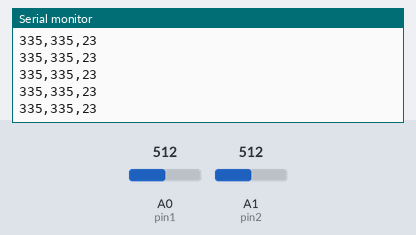
A sketch run on a simulated Arduino Uno, built with avr-gcc and run on an emulated ATmega328P. Shown: the last lines printed to the serial monitor. The test bench sets the inputs (shaded band); at power-on: A0 (pin1) = 512, A1 (pin2) = 512.

Above: at 1.2 s.
1.3 s: A0 (pin1) set to 140
At 2.1 s:
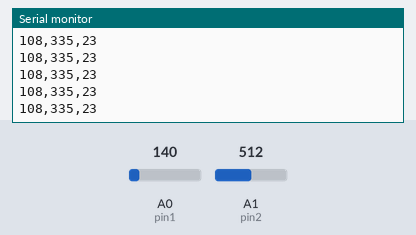
4.3 s: A0 (pin1) set to 118
At 5.2 s:
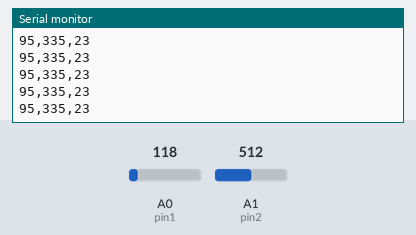
Timing chart, 0 to 7.3 s (numbered marks = the images above; inputs shaded):
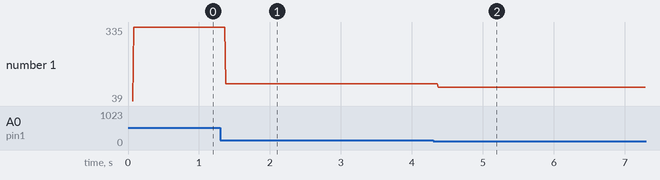

The sketch:

lectura_total.ino
```cpp
bool enablePin1 = true;
bool enablePin2 = true;

const int pin1 = 0; // Pin analógico 0
const int pin2 = 1; // Pin analógico 1

const int analogPinPos = 3; // Pin analógico donde está conectado el punto positivo del puente
const int analogPinNeg = 4; // Pin analógico donde está conectado el punto negativo del puente

const int referenceVoltage1 = 0;
const int referenceVoltage2 = 0;
const int temperatureIncrement = 8;
const int numSamples = 2000;

int muxPins[3] = {2, 3, 4}; // Pines para controlar el multiplexor
int muxPins2[3] = {5, 6, 7};

int Temp1 = 0;
int Temp2 = 0;
int Ta = 0;
volatile bool newDataFlag = false;  // Bandera para indicar nuevos datos desde Python


int canal_seleccionado = 0;
int escala_seleccionada = 0;
bool canal1_seleccionado = false;
bool canal2_seleccionado = false;


void setup() {
  Serial.begin(9600);

  pinMode(pin1, INPUT);
  pinMode(pin2, INPUT);

  pinMode(analogPinPos, INPUT);
  pinMode(analogPinNeg, INPUT);

  // Configura los pines del multiplexor como salidas
  for (int i = 0; i < 3; i++) {
    pinMode(muxPins[i], OUTPUT);
    pinMode(muxPins2[i], OUTPUT);
  }

  Serial.println("init ok");
}

void recibirDatosDesdePython() {
  if (Serial.available() > 0) {
    String mensajeRecibido = Serial.readStringUntil('\n');

    if (mensajeRecibido.length() > 0) {
      // Dividir el mensaje en partes usando comas como delimitador
      String partes[4];
      int posComa = -1;

      for (int i = 0; i < 4; i++) {
        int nuevaPosComa = mensajeRecibido.indexOf(',', posComa + 1);

        if (nuevaPosComa != -1) {
          partes[i] = mensajeRecibido.substring(posComa + 1, nuevaPosComa);
          partes[i].trim();
          posComa = nuevaPosComa;
        } else {
          // Si no se encuentra una coma, se detiene el bucle
          break;
        }
      }

      escala_seleccionada = atoi(partes[0].c_str());
      canal_seleccionado = atoi(partes[1].c_str());
      canal1_seleccionado = partes[2] == "True";
      canal2_seleccionado = partes[3] == "True";


      newDataFlag = true;
    }
  }
}

void procesarDatos() {
  // Actualizar las variables en el Arduino con los valores recibidos
  if (canal_seleccionado == 1) {
     controlarMultiplexor(1, escala_seleccionada);

  } else if (canal_seleccionado == 2) {
    controlarMultiplexor(2, escala_seleccionada);
  }
  enablePin1 = canal1_seleccionado;
  enablePin2 = canal2_seleccionado;

}

void controlarMultiplexor(int muxNumber, int value) {
  if (value >= 0 && value <= 5) {
    int *muxPinsToControl = (muxNumber == 1) ? muxPins : muxPins2;
    for (int i = 0; i < 3; i++) {
      digitalWrite(muxPinsToControl[i], bitRead(value, i));
    }
  } else {
    //Serial.print("Valor del multiplexor ");
    //Serial.print(muxNumber);
    //Serial.println(" no válido.");
  }
}

void leerDatosDesdePython(){
  Serial.print(Temp1);
  Serial.print(",");
  Serial.print(Temp2);
  Serial.print(",");
  Ta=23;
  Serial.println(Ta);
}


void lecturaAnalogico(int pin1, int pin2) {
  unsigned long startTime1 = micros(); // Tiempo de inicio para pin1
  unsigned long startTime2 = micros(); // Tiempo de inicio para pin2

  int analogVoltage1;
  int analogVoltage2;

  for (int i = 0; i < numSamples; i++) {
    if (enablePin1) {
      while (micros() - startTime1 < 500) {
        // Espera hasta que hayan transcurrido 500 microsegundos
      }
      int analog1rawvalue = analogRead(pin1);
      analogVoltage1 = map(analog1rawvalue, 0, 1023, 0, 5000); // Mapear a mV
      // Puedes hacer algo con analogVoltage1 si es necesario
      startTime1 = micros(); // Establecer el próximo tiempo de inicio para pin1
  }

    if (enablePin2) {
      while (micros() - startTime2 < 500) {
        // Espera hasta que hayan transcurrido 500 microsegundos
      }
      int analog2rawvalue = analogRead(pin2);
      analogVoltage2 = map(analog2rawvalue, 0, 1023, 0, 5000); // Mapear a mV
      // Puedes hacer algo con analogVoltage2 si es necesario
      startTime2 = micros(); // Establecer el próximo tiempo de inicio para pin2
    }

    int Temperature1 = int((analogVoltage1 - referenceVoltage1) / temperatureIncrement);
    int Temperature2 = int((analogVoltage2 - referenceVoltage2) / temperatureIncrement);

    Temp1 = Ta + Temperature1;
    Temp2 = Ta + Temperature2;
  leerDatosDesdePython();

  }
}

// Función para calcular y mostrar la temperatura
void calcularTemperaturaAmbiente() {
  // Leer valores analógicos de los pines del puente
  int lecturaPositiva = analogRead(analogPinPos);
  int lecturaNegativa = analogRead(analogPinNeg);

  int lecturaVoltagePositivo = map(lecturaPositiva, 0, 1023, 0, 5000);
  int lecturaVoltagenegativo =map(lecturaNegativa, 0, 1023, 0, 5000);

  // Calcular la diferencia de voltaje en milivoltios
  int diferenciaVoltaje = (lecturaVoltagePositivo - lecturaVoltagenegativo);

  float resistance = (diferenciaVoltaje * 2000.0) / (10.0 - diferenciaVoltaje);
  float inv_T = 1.0 / 296.15 + (1.0 / 3950.0) * log(resistance / 2000.0);
  float tempK = 1.0 / inv_T;
  Ta = int(tempK - 273.15);

  // Imprimir el resultado
  Serial.print("Diferencia de Voltaje (mV): ");
  Serial.print(diferenciaVoltaje);
  Serial.print("   Temperatura (°C): ");
  Serial.println(Ta);

}
void loop() {
  calcularTemperaturaAmbiente();
  lecturaAnalogico(pin1,pin2);
  recibirDatosDesdePython();
    if (newDataFlag) {
      procesarDatos();  // Procesar los nuevos datos
      newDataFlag = false;  // Reiniciar la bandera
    }

}
```

Measured:
- after the input at 1.3 s, the serial monitor: prints a new line after 0.08 s (image 1)
- after the input at 4.3 s, the serial monitor: prints a new line after 0.07 s (image 2)
- plotted number 1: 335 → 108 after the input at 1.3 s, 108 → 95 after the input at 4.3 s
